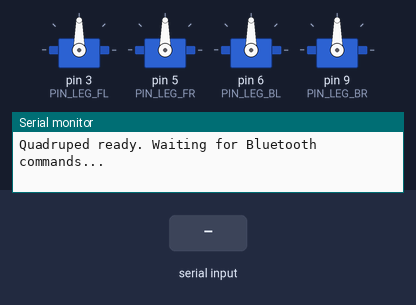
Bench run of a sketch on a simulated Arduino Uno, built with avr-gcc and run on an emulated ATmega328P. Shown: 4 × servo, the last lines printed to the serial monitor. Inputs (shaded band) come from the test bench.

Above: at 1.2 s.
1.3 s: "F" received over the second serial link
At 1.37 s:
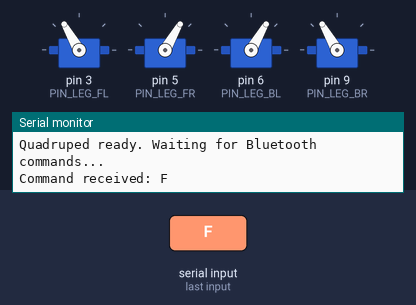
4.3 s: "L" received over the second serial link
At 4.83 s:
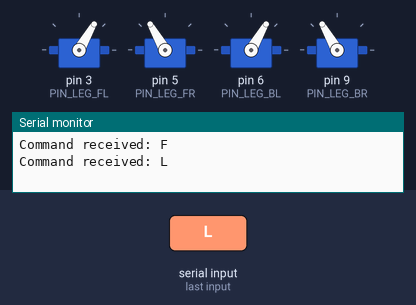
7.3 s: "R" received over the second serial link
At 7.54 s:
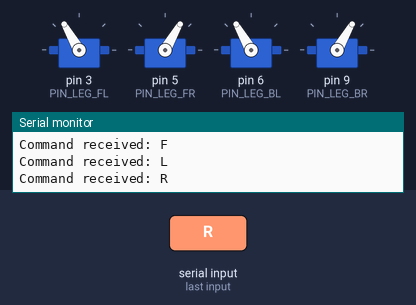
Timing chart, 0 to 10.3 s (numbered marks = the images above; inputs shaded):
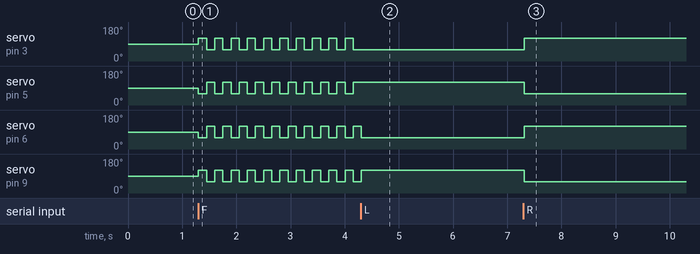

Measured:
- after the input at 1.3 s, servo on pin 3 (PIN_LEG_FL), servo on pin 5 (PIN_LEG_FR), servo on pin 6 (PIN_LEG_BL), servo on pin 9 (PIN_LEG_BR): alternates 120° for 0.15 s and 60° for 0.15 s, starting at once
- after the input at 4.3 s, servo on pin 3 (PIN_LEG_FL): stops changing and stays 60°; servo on pin 5 (PIN_LEG_FR): stops changing and stays 120°; servo on pin 6 (PIN_LEG_BL): goes on until 4.3 s, then stays 60°; servo on pin 9 (PIN_LEG_BR): goes on until 4.3 s, then stays 120°
- after the input at 7.3 s, servo on pin 3 (PIN_LEG_FL), servo on pin 6 (PIN_LEG_BL): 60° → 120° at once; servo on pin 5 (PIN_LEG_FR), servo on pin 9 (PIN_LEG_BR): 120° → 60° at once

The sketch:

quadruped_bluetooth.ino
```cpp
/*
  4-Servo Bluetooth Quadruped Walker
  -----------------------------------
  Hardware:
    - Arduino Uno + Sensor Shield V5
    - 4x hobby servos (one per leg) on pins 3, 5, 6, 9
    - HC-05 / HC-06 Bluetooth module:
        BT VCC -> 5V, GND -> GND
        BT TXD -> Arduino pin 10 (RX)
        BT RXD -> Arduino pin 11 (TX)  (use a voltage divider on this line
                  if your module isn't 5V-tolerant on RXD)

  Control:
    Send single characters over Bluetooth (e.g. from a "Bluetooth RC
    Controller" style Android app with directional buttons):
      F = forward   B = backward
      L = turn left R = turn right
      S = stop

  NOTE: The exact leg angles below (FWD_ANGLE / BACK_ANGLE / lift timing)
  depend on how your legs are physically mounted on the servo horns.
  Start with these values, then adjust STEP_DELAY and the angle constants
  below until the gait looks clean on your specific build.
*/

#include <Servo.h>
#include <SoftwareSerial.h>

// ---- Pin assignments ----
const int PIN_LEG_FL = 3;   // front-left
const int PIN_LEG_FR = 5;   // front-right
const int PIN_LEG_BL = 6;   // back-left
const int PIN_LEG_BR = 9;   // back-right

const int BT_RX = 10;       // to BT module TXD
const int BT_TX = 11;       // to BT module RXD

Servo legFL, legFR, legBL, legBR;
SoftwareSerial BTSerial(BT_RX, BT_TX);

// ---- Gait tuning ----
const int NEUTRAL_ANGLE = 90;   // resting/standing angle
const int FWD_ANGLE     = 120;  // leg swung forward
const int BACK_ANGLE    = 60;   // leg swung backward
const int STEP_DELAY    = 150;  // ms between each half-step; lower = faster

char command = 'S';

void setup() {
  Serial.begin(9600);
  BTSerial.begin(9600);   // most HC-05/06 modules default to 9600

  legFL.attach(PIN_LEG_FL);
  legFR.attach(PIN_LEG_FR);
  legBL.attach(PIN_LEG_BL);
  legBR.attach(PIN_LEG_BR);

  stopRobot();
  Serial.println("Quadruped ready. Waiting for Bluetooth commands...");
}

void loop() {
  if (BTSerial.available()) {
    command = BTSerial.read();
    Serial.print("Command received: ");
    Serial.println(command);
  }

  switch (command) {
    case 'F': walkForward();  break;
    case 'B': walkBackward(); break;
    case 'L': turnLeft();     break;
    case 'R': turnRight();    break;
    case 'S': stopRobot();    break;
    default:  break; // ignore unrecognized bytes
  }
}

// ---- Gait functions ----
// Diagonal pairs (FL+BR, FR+BL) move together — a simple trot gait.

void walkForward() {
  // diagonal pair 1 swings forward, pair 2 swings backward
  legFL.write(FWD_ANGLE);
  legBR.write(FWD_ANGLE);
  legFR.write(BACK_ANGLE);
  legBL.write(BACK_ANGLE);
  delay(STEP_DELAY);

  // swap
  legFL.write(BACK_ANGLE);
  legBR.write(BACK_ANGLE);
  legFR.write(FWD_ANGLE);
  legBL.write(FWD_ANGLE);
  delay(STEP_DELAY);
}

void walkBackward() {
  legFL.write(BACK_ANGLE);
  legBR.write(BACK_ANGLE);
  legFR.write(FWD_ANGLE);
  legBL.write(FWD_ANGLE);
  delay(STEP_DELAY);

  legFL.write(FWD_ANGLE);
  legBR.write(FWD_ANGLE);
  legFR.write(BACK_ANGLE);
  legBL.write(BACK_ANGLE);
  delay(STEP_DELAY);
}

void turnLeft() {
  // right-side legs step forward, left-side legs step backward
  legFR.write(FWD_ANGLE);
  legBR.write(FWD_ANGLE);
  legFL.write(BACK_ANGLE);
  legBL.write(BACK_ANGLE);
  delay(STEP_DELAY);
  stopRobot();
}

void turnRight() {
  // left-side legs step forward, right-side legs step backward
  legFL.write(FWD_ANGLE);
  legBL.write(FWD_ANGLE);
  legFR.write(BACK_ANGLE);
  legBR.write(BACK_ANGLE);
  delay(STEP_DELAY);
  stopRobot();
}

void stopRobot() {
  legFL.write(NEUTRAL_ANGLE);
  legFR.write(NEUTRAL_ANGLE);
  legBL.write(NEUTRAL_ANGLE);
  legBR.write(NEUTRAL_ANGLE);
}
```
